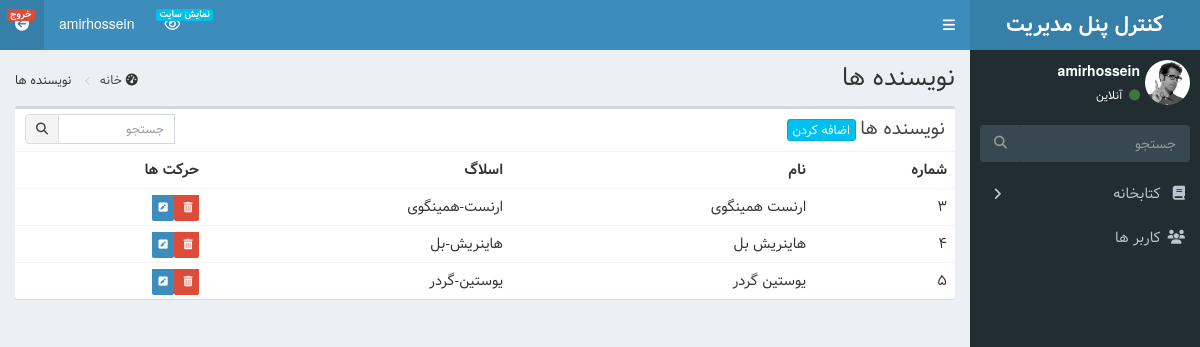
/admin_panel/authors/ (signed in), run on the app's committed database.
### library/models.py (models this page shows, shortened)
class Authors(models.Model):
    name = models.CharField(max_length=50, verbose_name="نام")
    slug = models.SlugField(allow_unicode=True, unique=True, editable=False)

### admin_panel/views.py (the view)
# urls.py: path("authors/", views.AuthorsListView.as_view(), name="authors_admin"),
class AuthorsListView(PermissionRequiredMixin, ListView):
    permission_required = "library.action_all"
    template_name = "admin_panel/authors/authors_list.html"
    model = models.Authors
    context_object_name = "authors"

### admin_panel/templates/admin_panel/authors/authors_list.html (shortened to what this page needs)
{% extends 'admin_panel/base.html' %}
{% block content %}
<section class="content-header">
    <h1>
        نویسنده ها
    </h1>
    <ol class="breadcrumb">
        <li><i class="fa fa-dashboard"></i> <a href="{% url "admin" %}"> خانه </a></li>
        <li> نویسنده ها</li>
    </ol>
</section>
<section class="content">
    <div class="row">
        <div class="col-xs-12">
            <div class="box">
                <div class="box-header">
                    <h3 class="box-title"> نویسنده ها</h3>
                    <div class="box-tools">
                        <form class="input-group input-group-sm" style="width: 150px;" action="{%url 'author_search'%}"
                            method="post">
                            <input type="search" name='search' class="form-control pull-right" placeholder="جستجو">
                            <div class="input-group-btn">
                                <button type="submit" class="btn btn-default"><i class="fa fa-search"></i></button>
                            </div>
                        </form>
                    </div>
                    <a class="btn btn-info btn-xs" href="{% url 'authors_create' %}">اضافه کردن</a>
                </div>
                <div class="box-body table-responsive no-padding">
                    <table class="table table-hover">
                        <tbody>
                            <tr>
                                <th>شماره</th>
                                <th>نام</th>
                                <th>اسلاگ</th>
                                <th>حرکت ها</th>
                            </tr>
                            {% for author in authors %}
                            <tr>
                                <td>{{author.id}}</td>
                                <td>{{author.name}}</td>
                                <td>{{author.slug}}</td>
                                <td>
                                    <a href="{%url 'author_delete' author.pk%}" class="label-danger">
                                        <span class="label label-danger">
                                            <i class="fa fa-trash"></i>
                                        </span>
                                    </a>
                                    <a href="{%url 'author_update' author.pk%}" class="label-primary">
                                        <span class="label label-primary">
                                            <i class="fa  fa-pencil-square"></i>
                                        </span>
                                    </a>
                                </td>
                            </tr>
                            {% endfor %}
                        </tbody>
                    </table>
                </div>
            </div>
        </div>
    </div>
</section>
{% endblock content %}

### admin_panel/templates/admin_panel/base.html (shortened to what this page needs)
{% load static %}
<!DOCTYPE html>
<html>
<head>
  <link rel="stylesheet" href="{% static 'admin_panel/dist/css/bootstrap-theme.css' %}">
  <link rel="stylesheet" href="{% static 'admin_panel/dist/css/rtl.css' %}">
  <link rel="stylesheet" href="{% static 'admin_panel/bower_components/font-awesome/css/font-awesome.min.css' %}">
  <link rel="stylesheet" href="{% static 'admin_panel/bower_components/Ionicons/css/ionicons.min.css' %}">
  <link rel="stylesheet" href="{% static 'admin_panel/dist/css/AdminLTE.css' %}">
  <link rel="stylesheet" href="{% static 'admin_panel/dist/css/skins/skin-blue.min.css' %}">
  <link rel="stylesheet" href="{% static 'admin_panel/dist/css/custom.css' %}">
</head>
<body class="hold-transition skin-blue sidebar-mini">
  <div class="wrapper">
    <header class="main-header">
      <a href="{% url 'admin' %}" class="logo">
        <span class="logo-lg"><b>کنترل پنل مدیریت</b></span>
      </a>
      <nav class="navbar navbar-static-top">
        <a href="#" class="sidebar-toggle" data-toggle="push-menu" role="button">
        </a>
        <div class="navbar-custom-menu">
          <ul class="nav navbar-nav">
            <li class="dropdown messages-menu">
              <a href="/" target="_blank">
                <i class="fa fa-eye"></i>
                <span class="label label-info">نمایش سایت</span>
              </a>
            </li>
            <li class="user user-menu">
              <a class="dropdown-toggle" data-toggle="dropdown">
                <span class="hidden-xs">{{request.user}}</span>
              </a>
            </li>
            <li class="dropdown messages-menu">
              <a href="{% url 'logout' %}">
                <i class="fa fa-arrow-circle-left"></i>
                <span class="label label-danger">خروج</span>
              </a>
            </li>
          </ul>
        </div>
      </nav>
    </header>
    <aside class="main-sidebar">
      <section class="sidebar">
        <div class="user-panel">
          <div class="pull-right image">
            <img src="{% static 'admin_panel/dist/img/user2-160x160.jpg' %}" class="img-circle" alt="User Image">
          </div>
          <div class="pull-right info">
            <p>{{request.user}}</p>
            <a><i class="fa fa-circle text-success"></i> آنلاین</a>
          </div>
        </div>
        <form action="#" method="get" class="sidebar-form">
          <div class="input-group">
            <input type="text" name="q" class="form-control" placeholder="جستجو">
            <span class="input-group-btn">
              <button type="submit" name="search" id="search-btn" class="btn btn-flat"><i class="fa fa-search"></i>
              </button>
            </span>
          </div>
        </form>
        <ul class="sidebar-menu" data-widget="tree">
          <li class="treeview">
            <a href="#"><i class="fa fa-book"></i> <span>کتابخانه</span>
              <span class="pull-left-container">
                <i class="fa fa-angle-right pull-left"></i>
              </span>
            </a>
          </li>
          <li class="{% if request.resolver_match.url_name == "users_admin" %}active{% endif %}">
            <a href="{% url 'users_admin' %}"><i class="fa fa-users"></i>
              <span>کاربر ها</span>
            </a>
          </li>
        </ul>
      </section>
    </aside>
    <div class="content-wrapper">
      {% block content %}{% endblock content %}
    </div>
  </div>
</body>
</html>

### data on the page
Authors: id "3", name "ارنست همینگوی", slug "ارنست-همینگوی"
Authors: id "4", name "هاینریش بل", slug "هاینریش-بل"
Authors: id "5", name "یوستین گردر", slug "یوستین-گردر"

### other printed values
{{ request.user }} "amirhossein"
